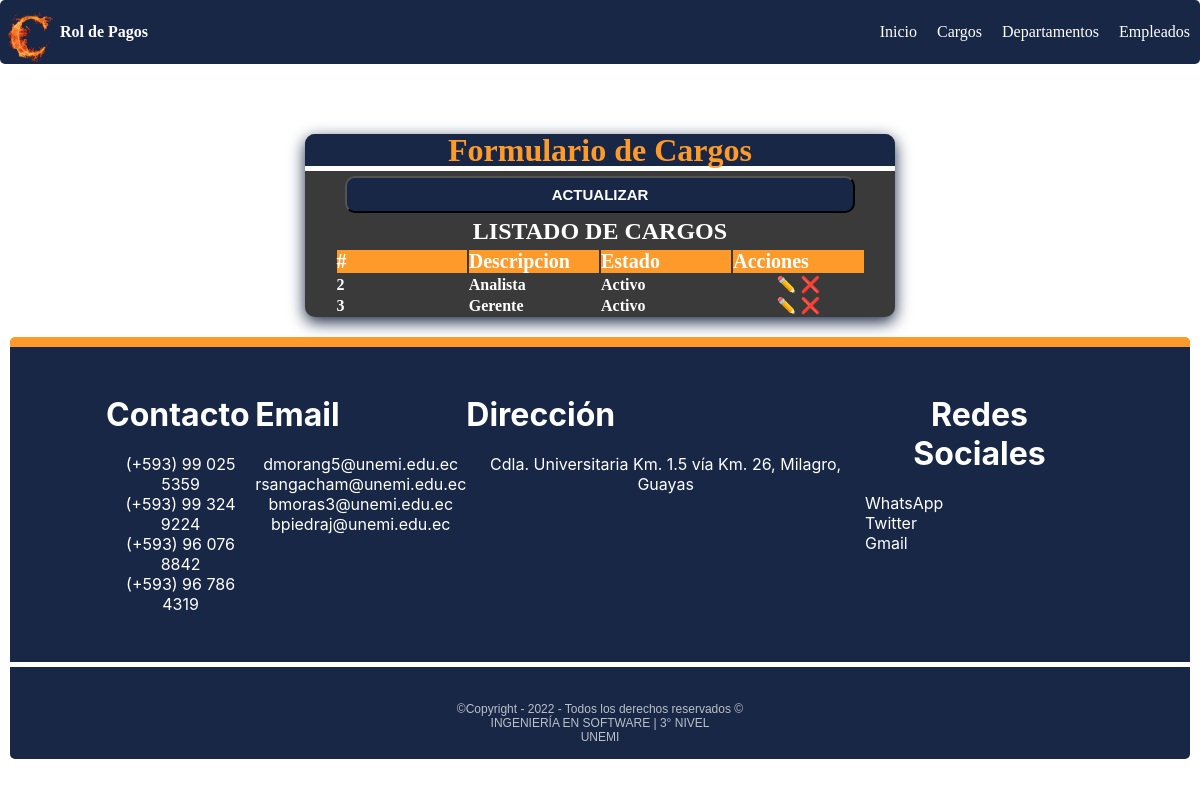
The page /editar_cargo/1 on the database its author committed.
### mtto/models.py (models this page shows, shortened)
class Cargo(models.Model):
    descripcion = models.CharField(max_length=100, blank=False, null=True)
    estado = models.BooleanField(default=True)
    fecha_creacion = models.DateTimeField(auto_now_add=False, auto_now=True)
    class Meta:
        verbose_name = "Cargo"
        verbose_name_plural = "Cargos"
        ordering = ['id']

### mtto/views.py (the view)
# urls.py: path('editar_cargo/<int:id>', editarCargo, name="editar_cargo"),
def editarCargo(request, id):
    error, cargo_form = None, None
    try:
        cargo = Cargo.objects.get(id=id)
        if request.method == "GET":
            cargo_form = CargoForm(instance=cargo)
        else:
            cargo_form = CargoForm(request.POST, instance=cargo)
            if cargo_form.is_valid():
                cargo_form.save()
                return redirect('cargo')
    except Exception as e:
        error = e
    cargos = Cargo.objects.all()
    return render(request, "pages/cargo.html", {'cargoForm': cargo_form, 'cargos': cargos, 'accion': 'Actualizar'})

### templates/Pages/cargo.html (shortened to what this page needs)
{% extends "inicio.html" %}
{% load static %}
{% block css %}
  <link rel="stylesheet" href="{% static 'css/formulario.css' %}" />
{% endblock %}
{% block contenido %}
      <section class="form-container">
        <div class="form-header" >
          <h1>Formulario de Cargos </h1>
        </div>
        <form method="POST" id="form-cargo" class="form">
          <button
            id="enviar"
            type="submit"
            name="enviar">
            {{ accion }}
          </button>
        </form>
        <div class="consulta none table-responsive" id="consulta">
          <h2 style="text-align: center;">Listado de Cargos</h2>
          <table class="consulta-est" id="consulta-est" border="0">
             <thead >
                <th >#</th>
                <th>Descripcion</th>
                <th>Estado</th>
                <th>Acciones</th>
             </thead>
             <tbody class="detalle-est" id="detalle-est">
                {% for cargo in cargos  %}
                <tr>
                  <td>{{cargo.id}}</td>
                  <td>{{cargo.descripcion}}</td>
                  <td>{% if cargo.estado %}
                    Activo
                    {% else %}
                    Inactivo
                    {% endif %}</td>
                  <td class="acciones">
                    <a href="{% url 'editar_cargo' cargo.id %}">✏️</a>
                    <a href="{% url 'eliminar_cargo' cargo.id %}">❌</a>
                  </td>
                </tr>
                {% endfor %}
             </tbody>
          </table>
       </div>
      </section>
 {% endblock %}

### static/css/main.css (style rules this page uses)
:root { --primary-color: #182745; --secundary-color: #9c000e; --boton-success:#81f0b2; --boton-secundary:#3b3a3a; --boton-warning:#fe9a2a; --boton-cancelar:#fe4093; --font-size:16px; --font-color:#000; --font-color-reverse:#fff; }
html { box-sizing: border-box; font-size: var(--font-size); scroll-behavior: smooth; color:var(--font-color); }
:before,*:after { box-sizing: inherit; }
body { margin:0; overflow-x: hidden; box-sizing: inherit }
a { text-decoration: none; color: var(--font-color-reverse); }

### static/css/footer.css (style rules this page uses)
* { margin: 0; padding: 0; transition: 0.5s; }
body { height: 100vh; width: 100%; position: relative; }

### static/css/formulario.css (style rules this page uses)
.form-container { background-color: var(--boton-secundary); max-width: 50%; min-width: 240px; border-radius: 10px; box-shadow: 0px 5px 16px 0px var(--primary-color); overflow: hidden; color: var(--font-color-reverse); font-weight: 900; margin: 0 auto; }
.form-header { background: var(--primary-color); padding: 1px; text-align: center; border-bottom: 5px solid var(--font-color-reverse); line-height:30px; }
.form-header h1 { color: var(--boton-warning); font-size: 32px; }
form { padding: 5px 40px; }
.form button { display: block; width: 100%; padding: 8px; background: var(--primary-color); border-radius: 10px; color: var(--font-color-reverse); cursor: pointer; font-weight: 900; font-size: 15px; text-transform: uppercase; transition: background-color 0.3s ease-in-out; }
.table-responsive { width: 100%; overflow-y: hidden; -ms-overflow-style: -ms-autohiding-scrollbar; display: flex; flex-direction:column; justify-content: center; align-items: center; }
.consulta h2 { color: var(--font-color-reverse); text-transform: uppercase; margin-bottom: 3px; text-align: center; }
.consulta-est { width: 90%; }
.consulta-est th { background-color: var(--boton-warning); color:var(--font-color-reverse); font-size:20px; text-align: center; }
.consulta-est th, td { width: 25%; text-align: left; }
.detalle-est .acciones { text-align: center; }

### rows shown on the page
Cargo: id "2", descripcion "Analista", estado "Activo"
Cargo: id "3", descripcion "Gerente", estado "Activo"

### other values the page prints
{{ accion }} "ACTUALIZAR"
